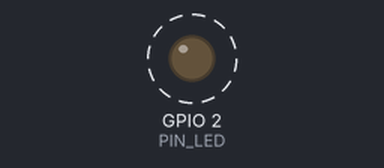
A sketch run on a simulated ESP32. Shown: output pins drawn as LEDs (lit = HIGH). Dashed ring = blinking. WiFi joins after 1.5 s; servers stay silent unless stated; what the sketch prints to the serial monitor is not drawn.

Above: at 1.9 s.
Timing chart, 0 to 4.5 s (numbered marks = the images above):
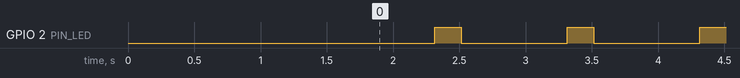

The sketch:

WiFiClient.ino
```cpp
/*
 *  This sketch sends data via HTTP GET requests to data.sparkfun.com service.
 *
 *  You need to get streamId and privateKey at data.sparkfun.com and paste them
 *  below. Or just customize this script to talk to other HTTP servers.
 *
 */
#include <Arduino.h>
#include <WiFi.h>

#define PIN_LED 2

const char* ssid     = "Tigerots";
const char* password = "9955995599";

const char* host = "data.sparkfun.com";
const char* streamId   = "....................";
const char* privateKey = "....................";

void setup()
{
    pinMode(PIN_LED, OUTPUT);
    Serial.begin(115200);
    delay(10);

    // We start by connecting to a WiFi network

    Serial.println();
    Serial.println();
    Serial.print("Connecting to ");
    Serial.println(ssid);

    WiFi.begin(ssid, password);

    while (WiFi.status() != WL_CONNECTED) {
        delay(500);
        Serial.print(".");
    }

    Serial.println("");
    Serial.println("WiFi connected");
    Serial.println("IP address: ");
    Serial.println(WiFi.localIP());
}

int value = 0;
int lastTime = 0, currTime = 0;

void loop()
{
    currTime = millis();
    if((currTime - lastTime) > 1000)
    {
        lastTime = currTime;
        digitalWrite(PIN_LED,LOW);//点亮LED
    }
    else if((currTime - lastTime) > 800)
    {
        digitalWrite(PIN_LED,HIGH);//关闭LED
    }
    else
    {
        digitalWrite(PIN_LED,LOW);//点亮LED
    }

//    delay(5000);
//    ++value;
//
//    Serial.print("connecting to ");
//    Serial.println(host);
//
//    // Use WiFiClient class to create TCP connections
//    WiFiClient client;
//    const int httpPort = 80;
//    if (!client.connect(host, httpPort)) {
//        Serial.println("connection failed");
//        return;
//    }
//
//    // We now create a URI for the request
//    String url = "/input/";
//    url += streamId;
//    url += "?private_key=";
//    url += privateKey;
//    url += "&value=";
//    url += value;
//
//    Serial.print("Requesting URL: ");
//    Serial.println(url);
//
//    // This will send the request to the server
//    client.print(String("GET ") + url + " HTTP/1.1\r\n" +
//                 "Host: " + host + "\r\n" +
//                 "Connection: close\r\n\r\n");
//    unsigned long timeout = millis();
//    while (client.available() == 0) {
//        if (millis() - timeout > 5000) {
//            Serial.println(">>> Client Timeout !");
//            client.stop();
//            return;
//        }
//    }
//
//    // Read all the lines of the reply from server and print them to Serial
//    while(client.available()) {
//        String line = client.readStringUntil('\r');
//        Serial.print(line);
//    }
//
//    Serial.println();
//    Serial.println("closing connection");
}
```

Measured:
- by itself, GPIO 2 (PIN_LED): alternates HIGH for 0.20 s and LOW for 0.80 s
